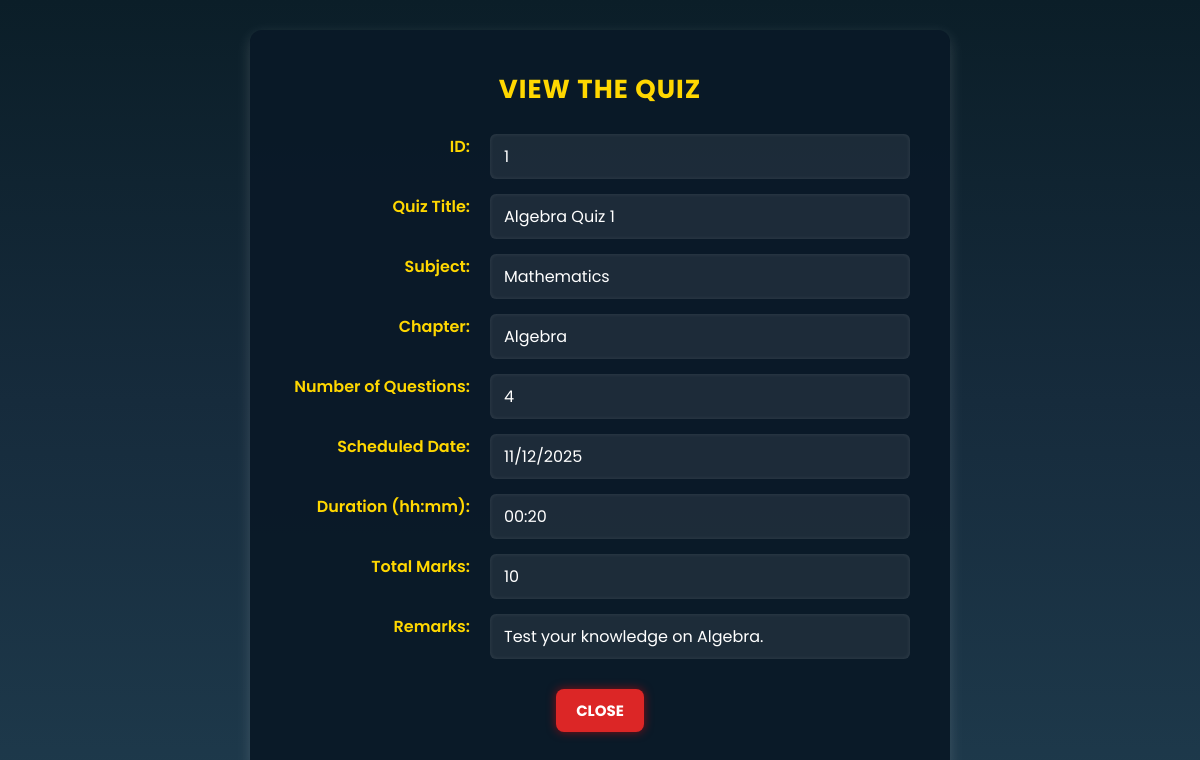
Screenshot of /view-quiz/1 with the database file from the repository.
### models/database.py (models this page shows)
class Quiz(db.Model):
    __tablename__ = 'quiz'
    quiz_id = db.Column(db.Integer, primary_key=True, autoincrement=True)
    chap_id = db.Column(db.Integer, db.ForeignKey('chapter.chap_id', ondelete="CASCADE"), index=True, nullable=False)
    quiz_name = db.Column(db.String(255), nullable=False, default="Untitled Quiz")  # ✅ Added field
    date_of_quiz = db.Column(db.Date, nullable=True)
    duration = db.Column(db.Time, nullable=False)
    remarks = db.Column(db.Text, nullable=True)
    total_marks = db.Column(db.Integer, nullable=True)
    questions = db.relationship('Question', backref='quiz', cascade="all, delete", lazy=True)
    scores = db.relationship('Scores', backref='quiz', cascade="all, delete", lazy=True)

class Subject(db.Model):
    __tablename__ = 'subject'
    sub_id = db.Column(db.Integer, primary_key=True, autoincrement=True)
    sub_name = db.Column(db.String(255), nullable=False, unique=True)
    sub_desc = db.Column(db.Text, nullable=True)
    chapters = db.relationship('Chapter', backref='subject', cascade="all, delete", lazy=True)

class Chapter(db.Model):
    __tablename__ = 'chapter'
    chap_id = db.Column(db.Integer, primary_key=True, autoincrement=True)
    chap_name = db.Column(db.String(255), nullable=False)
    chap_desc = db.Column(db.Text, nullable=True)
    sub_id = db.Column(db.Integer, db.ForeignKey('subject.sub_id', ondelete="CASCADE"), index=True, nullable=False)
    quizzes = db.relationship('Quiz', backref='chapter', cascade="all, delete", lazy=True)

### controllers/studentcontroller.py (the view)
@app.route('/view-quiz/<int:quiz_id>')
def view_quiz(quiz_id):
    quiz = Quiz.query.get_or_404(quiz_id)
    chapter = quiz.chapter
    subject = chapter.subject
    question_count = Question.query.filter_by(quiz_id=quiz_id).count()
    return render_template('viewquiz.html', quiz=quiz, chapter=chapter, subject=subject, question_count=question_count)

### templates/viewquiz.html (shortened to what this page needs)
<!DOCTYPE html>
<html lang="en">
<head>
    <link rel="stylesheet" href="/static/viewquiz.css">
</head>
<body>
    <div class="container">
        <h2 class="title">View the Quiz</h2>
        <div class="quiz-info">
            <label>ID:</label>
            <div class="value">{{ quiz.quiz_id }}</div>
            <label>Quiz Title:</label>
            <div class="value">{{ quiz.quiz_name }}</div>
            <label>Subject:</label>
            <div class="value">{{ subject.sub_name }}</div>
            <label>Chapter:</label>
            <div class="value">{{ chapter.chap_name }}</div>
            <label>Number of Questions:</label>
            <div class="value">{{ question_count }}</div>
            <label>Scheduled Date:</label>
            <div class="value">
                {{ quiz.date_of_quiz.strftime('%d/%m/%Y') if quiz.date_of_quiz else 'N/A' }}
            </div>
            <label>Duration (hh:mm):</label>
            <div class="value">
                {{ quiz.duration.strftime('%H:%M') if quiz.duration else '00:00' }}
            </div>
            <label>Total Marks:</label>
            <div class="value">{{ quiz.total_marks or 'N/A' }}</div>
            <label>Remarks:</label>
            <div class="value">{{ quiz.remarks or 'None' }}</div>
        </div>
        <div class="button-group">
            <button onclick="window.location.href='/studentdashboard'" class="btn close">Close</button>
        </div>
    </div>
</body>
</html>

### static/viewquiz.css (style rules this page uses)
* { margin: 0; padding: 0; box-sizing: border-box; font-family: 'Poppins', sans-serif; }
body { background: linear-gradient(to bottom, #0b1e28, #162b3c, #1e3a4c); color: white; display: flex; justify-content: center; align-items: center; min-height: 100vh; padding: 30px; }
.container { background: rgba(10, 25, 40, 0.97); padding: 40px; border-radius: 12px; box-shadow: 0px 5px 15px rgba(255, 255, 255, 0.15); width: 90%; max-width: 700px; text-align: center; animation: fadeIn 0.4s ease-in-out; }
.title { color: #FFD700; margin-bottom: 25px; font-size: 26px; text-transform: uppercase; letter-spacing: 1px; }
.quiz-info { text-align: left; display: grid; grid-template-columns: 180px 1fr; row-gap: 15px; column-gap: 20px; margin-bottom: 30px; }
label { font-weight: 600; color: #FFD700; font-size: 16px; text-align: right; }
.value { background-color: rgba(255, 255, 255, 0.08); padding: 10px 14px; border-radius: 6px; font-size: 16px; color: #ffffff; box-shadow: inset 0 0 4px rgba(255, 255, 255, 0.1); }
.button-group { display: flex; justify-content: center; }
.btn { padding: 10px 20px; font-size: 15px; border-radius: 8px; font-weight: bold; cursor: pointer; border: none; transition: 0.3s ease-in-out; text-transform: uppercase; }
.btn.close { background-color: #dc2626; color: white; box-shadow: 0 0 10px rgba(255, 0, 0, 0.5); }

### rows the page displays
Quiz: quiz_id "1", quiz_name "Algebra Quiz 1", date_of_quiz "11/12/2025", duration "00:20", total_marks "10", remarks "Test your knowledge on Algebra."
Subject: sub_name "Mathematics"
Chapter: chap_name "Algebra"

### other values shown
{{ question_count }} "4"
